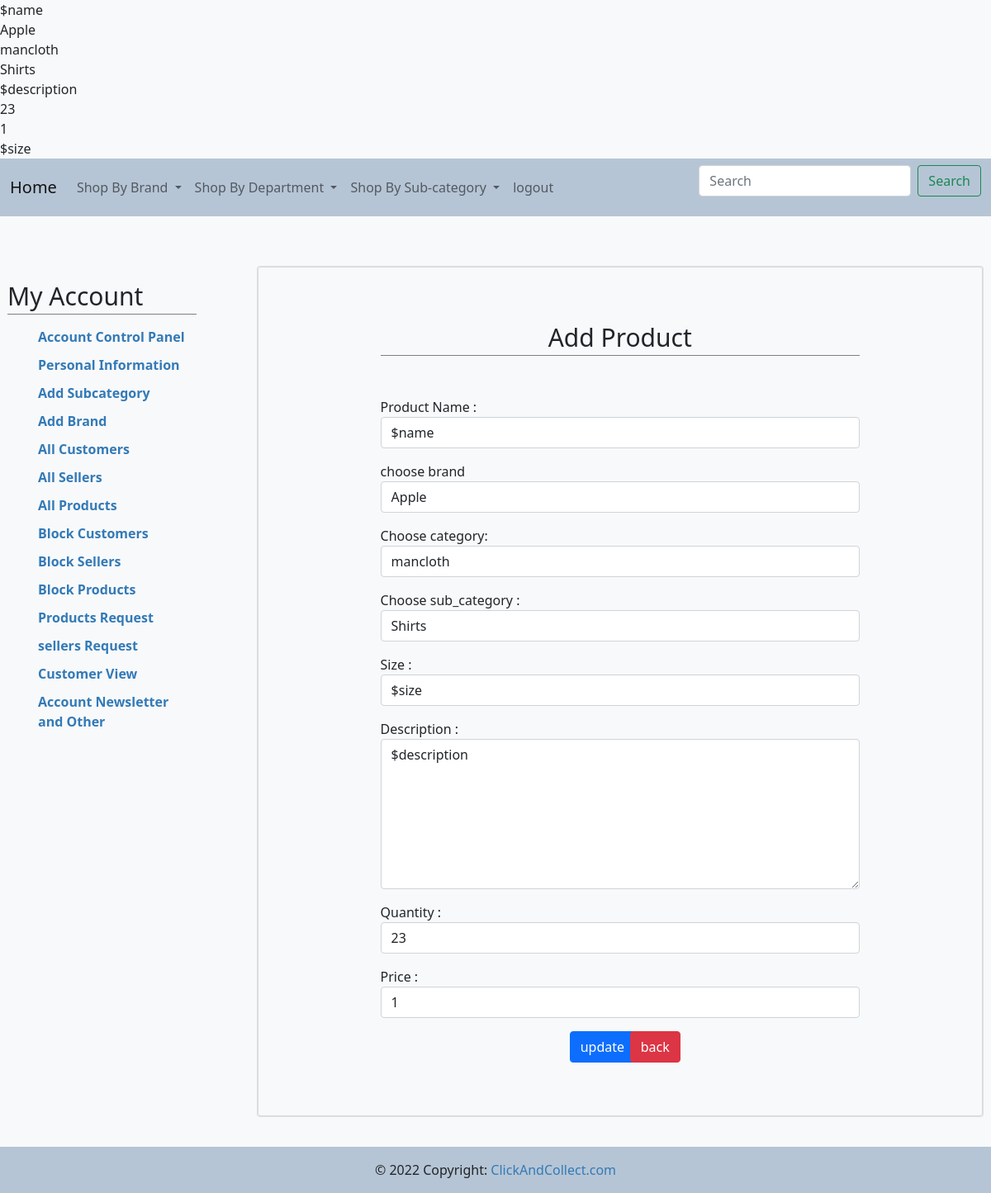
Screenshot of /admin/update_product.php?id=30 (signed in) with the database file from the repository.
### tables this page shows
CREATE TABLE IF NOT EXISTS `brand` (
  `b_id` int(11) NOT NULL AUTO_INCREMENT,
  `name` varchar(100) DEFAULT NULL,
  PRIMARY KEY (`b_id`)
);

CREATE TABLE IF NOT EXISTS `category` (
  `cat_id` int(11) NOT NULL AUTO_INCREMENT,
  `name` varchar(100) DEFAULT NULL,
  PRIMARY KEY (`cat_id`)
);

CREATE TABLE IF NOT EXISTS `sub_category` (
  `sub_id` int(11) NOT NULL AUTO_INCREMENT,
  `name` varchar(100) DEFAULT NULL,
  `cat_id` int(11) DEFAULT NULL,
  PRIMARY KEY (`sub_id`),
  KEY `FK_catagory` (`cat_id`)
);

CREATE TABLE IF NOT EXISTS `products` (
  `p_id` int(11) NOT NULL AUTO_INCREMENT,
  `name` varchar(100) DEFAULT NULL,
  `b_id` int(11) DEFAULT NULL,
  `sub_id` int(11) DEFAULT NULL,
  `size` varchar(100) DEFAULT NULL,
  `description` varchar(200) DEFAULT NULL,
  `price` double DEFAULT NULL,
  `quantity` int(11) DEFAULT NULL,
  `status` int(11) NOT NULL,
  PRIMARY KEY (`p_id`),
  KEY `FK_brand1` (`b_id`),
  KEY `FK_catagory1` (`sub_id`)
);

### admin/update_product.php (the view, shortened to what this page needs)
<?php include 'include/adminauth.php';
include 'include/connection.php';
$id = $_REQUEST['id'];
$query ="select * from products where p_id=$id";
$table=mysqli_query($con,$query);
$row = mysqli_fetch_array($table);
$name =   $row['name'];
$bid = $row['b_id'];
$sid = $row['sub_id'];
$query1 ="select * from brand where b_id=$bid";
$table1=mysqli_query($con,$query1);
$row1 = mysqli_fetch_array($table1);
$brand = $row1['name'];
$query2 ="select * from sub_category where sub_id=$sid";
$table2=mysqli_query($con,$query2);
$row2 = mysqli_fetch_array($table2);
$sub_category = $row2['name'];
$cid = $row2['cat_id'];
$query3 ="select * from category where cat_id=$cid";
$table3=mysqli_query($con,$query3);
$row3 = mysqli_fetch_array($table3);
$category = $row3['name'];
$description = $row['description'];
$quantity =  $row['quantity'];
$price = $row['price'];
$size = $row['size'];
echo $brand;
echo $category ;
echo $sub_category ;
echo $description ;
echo $quantity ;
echo $price;
echo $size ;
 ?>
<!DOCTYPE html>
<html>
<head>
  <link type="text/css" rel="stylesheet" href="css/font-awesome.min.css" />
  <link rel="stylesheet" href="https://stackpath.bootstrapcdn.com/bootstrap/5.0.0-alpha1/css/bootstrap.min.css">
  <link href="https://cdn.jsdelivr.net/npm/bootstrap@5.0.2/dist/css/bootstrap.min.css" rel="stylesheet">
  <link href="include/style.css" rel="stylesheet" />
</head>
<body>
<div class="b">
    <?php include 'include/navbar.php' ?>
</div>
<div class="account-page">
<div class="container-fluid">
<div class="row">
<div class="col-sm-3 mt-0 pad">
    <?php include 'include/sidebar.php' ?>
</div>
    <div class="col-sm-9">
        <div class="mt-0 card">
            <div class="card bg-light text-dark">
                <div class="row">
                    <div class="col-md-2"></div>
                    <div class="col-md-8 mt-5 mb-5">
                        <h2 class="text-center">Add Product</h2>
                        <br>
                        <form method="post" class="cmxform"  id="signUpForm">
                        <div class="mb-3 mt-3">
                            <label for="name">Product Name : </label>
                                <input class="form-control" id="name" name="name" type="text" placeholder=" enter the name of product" value = '<?php echo $name?>'/>
                        </div>
                        <div class="mb-3 mt-3">
                            <label for="choose brand">choose brand</label>
                            <select name = "brand" id ="brand1" class="form-control" >
                                <option value="<?php echo $bid?>"><?php echo $brand?></option>
                            </select>
                        </div>
                        <div class="mb-3 mt-3">
                            <label for="Choose category">Choose category: </label>
                            <select name = "category" id ="category1" class="form-control" >
                                <?php
                                $query = "select * FROM category";
                                $result = mysqli_query($con,$query);
                                while($row = mysqli_fetch_array($result)){
                                ?>
                                    <option value="<?php echo $row['cat_id'];?>"<?php if($row['cat_id']==$cid){ echo "selected";}?>><?php echo $row['name'];?></option>
                                    <?php } ?>
                            </select>
                        </div>
                        <div class="mb-3 mt-3">
                            <label for="Choose sub_category">Choose sub_category : </label>
                            <select name = "sub_category" id ="sub_category1" class="form-control">
                            </select>
                        </div>
                        <div class="mb-3 mt-3">
                            <label for="size">Size : </label>
                            <input name = "size" id ="size" class="form-control" value = '<?php echo $size?>'>
                        </div>
                        <div class="mb-3 mt-3">
                            <label for="Description">Description : </label>
                                <textarea name="description" id="" cols="20" rows="7" class="form-control"><?php echo $description?></textarea>
                        </div>
                        <div class="mb-3 mt-3">
                            <label for="Quantity">Quantity :</label>
                                <input class="form-control" id="quantity" name="quantity" type="number" placeholder="write the number of amount" value = '<?php echo $quantity?>'/>
                        </div>
                        <div class="mb-3 mt-3">
                            <label for="Price">Price :</label>
                                <input class="form-control" id="price" name="price" type="number" placeholder="write the price of products" value = '<?php echo $price;?>' />
                        </div>
                        <div class = "row">
                                <div class = "col-sm-6 update" >
                                <input type="submit" name = "submit" class="btn btn-primary" id="submitForm" value="update" />
                                </div>
                                <div class = "col-sm-6">
                                <a class="btn btn-danger" href = "allproducts.php">back</a>
                        </div>
                        </form>
                    </div>
                </div>
            </div>
        </div>
    </div>
</div>
</div>
</div>
<div class="fot">
   <?php include 'include/footer.php' ?>
</div>
</body>
</html>

### admin/include/style.css (style rules this page uses)
.account-page { padding-top:5%; }
.b { background-color: #b6c5d5!important; }
body { background-color: #f8f9fa; }
.account-page h2 { padding-bottom: 5px; border-bottom: 1px solid #808080; }
.row { margin-right: -15px; margin-left: -15px; }
* { -webkit-box-sizing: border-box; -moz-box-sizing: border-box; box-sizing: border-box; }
div { display: block; }
a { color: #3a2bd3; -webkit-transition: all 0.3s ease; transition: all 0.3s ease; }
a { background-color: transparent; }
a { color: #337ab7; text-decoration: none; text-decoration-line: none; text-decoration-thickness: none; text-decoration-style: none; text-decoration-color: none; }
.h2, h2 { font-size: 30px; }
.h1, .h2, .h3, h1, h2, h3 { margin-top: 20px; margin-bottom: 10px; }
.h1, .h2, .h3, .h4, .h5, .h6, h1, h2, h3, h4, h5, h6 { font-family: inherit; font-weight: 500; line-height: 1.1; color: inherit; }
.update { padding-left:40%; }

### admin/update_product.php (style rules this page uses)
.pad { padding-right :5%; }
.fot { padding-top:3%; }

### rows the page displays
brand: name "Apple", brand "Apple"
category: name "mancloth"
sub_category: name "Shirts", category "mancloth"
products: description "$description", quantity "23", price "1", size "$size", name "$name"
